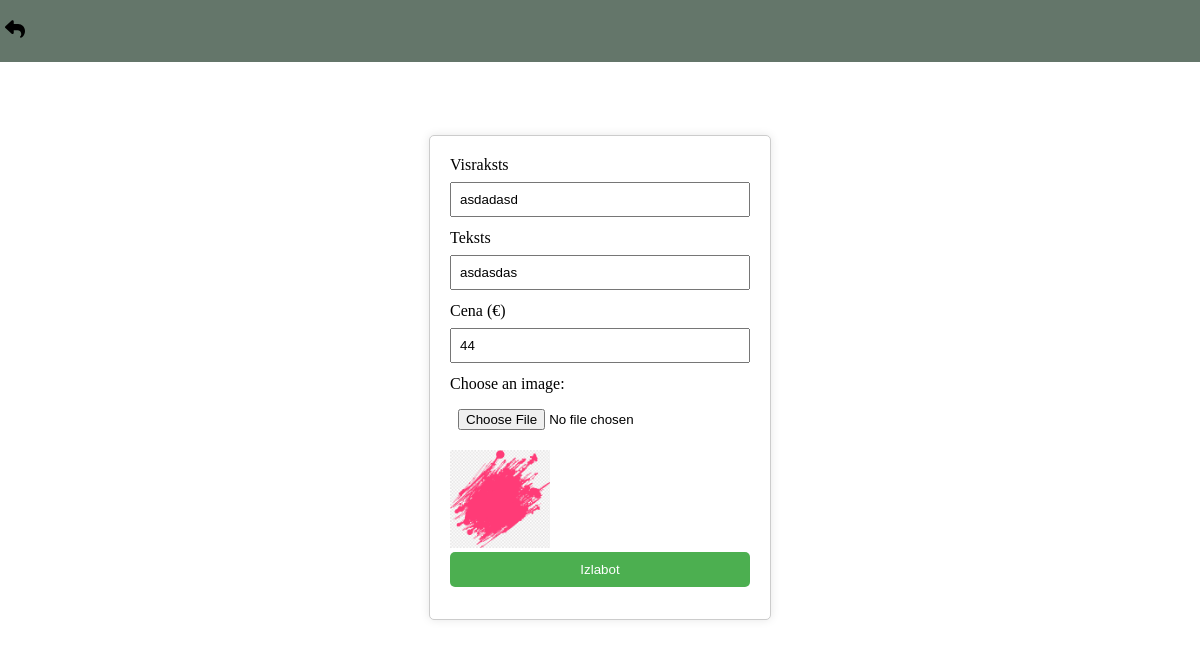
/edit.php?id=124 (signed in), run on the app's committed database.
### tables this page shows
CREATE TABLE `products` (
  `product_id` int(11) NOT NULL,
  `user_id` int(11) NOT NULL,
  `virsraksts` varchar(30) NOT NULL,
  `teksts` text NOT NULL,
  `cena` decimal(65,0) NOT NULL,
  `img_url` varchar(999) NOT NULL
);

### edit.php (the view, shortened to what this page needs)
<?php
include "db.php";
$id = $_GET['id'];
$qry = mysqli_query($conn,"select * from products where product_id='$id'");
$data = mysqli_fetch_array($qry);
?>
<!DOCTYPE html>
<html lang="en">
<head>
    <link rel="stylesheet" href="assets/style.css">
</head>
<body>
    <div class="container-ievietot">
        <nav class="navigation-login">
            <a href="home.php"></a>
        </nav>
        <div class="ievietotboxmain">
            <div class="teksts">
                <form class="formievietot" method="post" enctype="multipart/form-data">
                    <div class="ievietotbox1">
                        <label id="first">Visraksts</label>
                        <input type="text" name="virsraksts" value="<?php echo $data['virsraksts']; ?>" required>
                    </div>
                    <div class="ievietotbox2">
                        <label id="first">Teksts</label>
                        <input type="text" name="teksts" value="<?php echo $data['teksts']; ?>" required>
                    </div>
                    <div class="ievietotbox2">
                        <label id="first">Cena (€)</label>
                        <input type="number" name="cena" value="<?php echo $data['cena']; ?>" required>
                    </div>
                    <div class="ievietotbox2">
                        <label for="file">Choose an image:</label>
                        <input type="file" name="Img_URL" id="file" accept="image/*">
                        <?php if (!empty($data['img_url'])): ?>
                            <img src="<?php echo $data['img_url']; ?>" alt="Current Image" style="width: 100px; height: auto;">
                        <?php endif; ?>
                    </div>
                    <div class="ievietotbox2">
                        <input id="insertbutton" type="submit" name="submit" value="Izlabot">
                    </div>
                </form>
            </div>
        </div>
    </div>
</body>
</html>

### assets/style.css (style rules this page uses)
body { margin:0; padding:0; }
body { overflow-y: scroll; overflow: -moz-scrollbars-none; -ms-overflow-style: none; }
nav { padding: 18px; text-align: center; font-family: 'Roboto', sans-serif; position: fixed; top: 0px; right: 0px; width: 100%; background-color:#64766A; text-align: center; font-family: 'Roboto', sans-serif; padding: 15px; }
nav a { color: white; text-decoration: none; padding: 10px; margin: 0 5px; font-size: 20px; }
.navigation-login { background-color:#64766A; display: flex; height:4%; align-items:center; }
.navigation-login a { color: white; text-decoration: none; padding: 10px; margin: 0 5px; font-size: 20px; margin-left: 10px; position:fixed; }
svg { transition: fill 0.2s ease; }
.container-ievietot { padding-top:35px; height:100%; }
body { margin:0; }
.formievietot { width: 300px; padding: 20px; border: 1px solid #ccc; background-color: #fff; border-radius: 5px; box-shadow: 0 0 10px rgba(0, 0, 0, 0.1); }
label { display: block; margin-bottom: 8px; }
input, select, textarea { width: 100%; padding: 8px; margin-bottom: 12px; box-sizing: border-box; }
#insertbutton { background-color: #4caf50; color: #fff; padding: 10px 15px; border: none; border-radius: 5px; cursor: pointer; }
.ievietotboxmain { display: flex; justify-content: center; align-items: center; padding: 100px; }

### data on the page
products: virsraksts "asdadasd", teksts "asdasdas", cena "44", img_url (picture)
